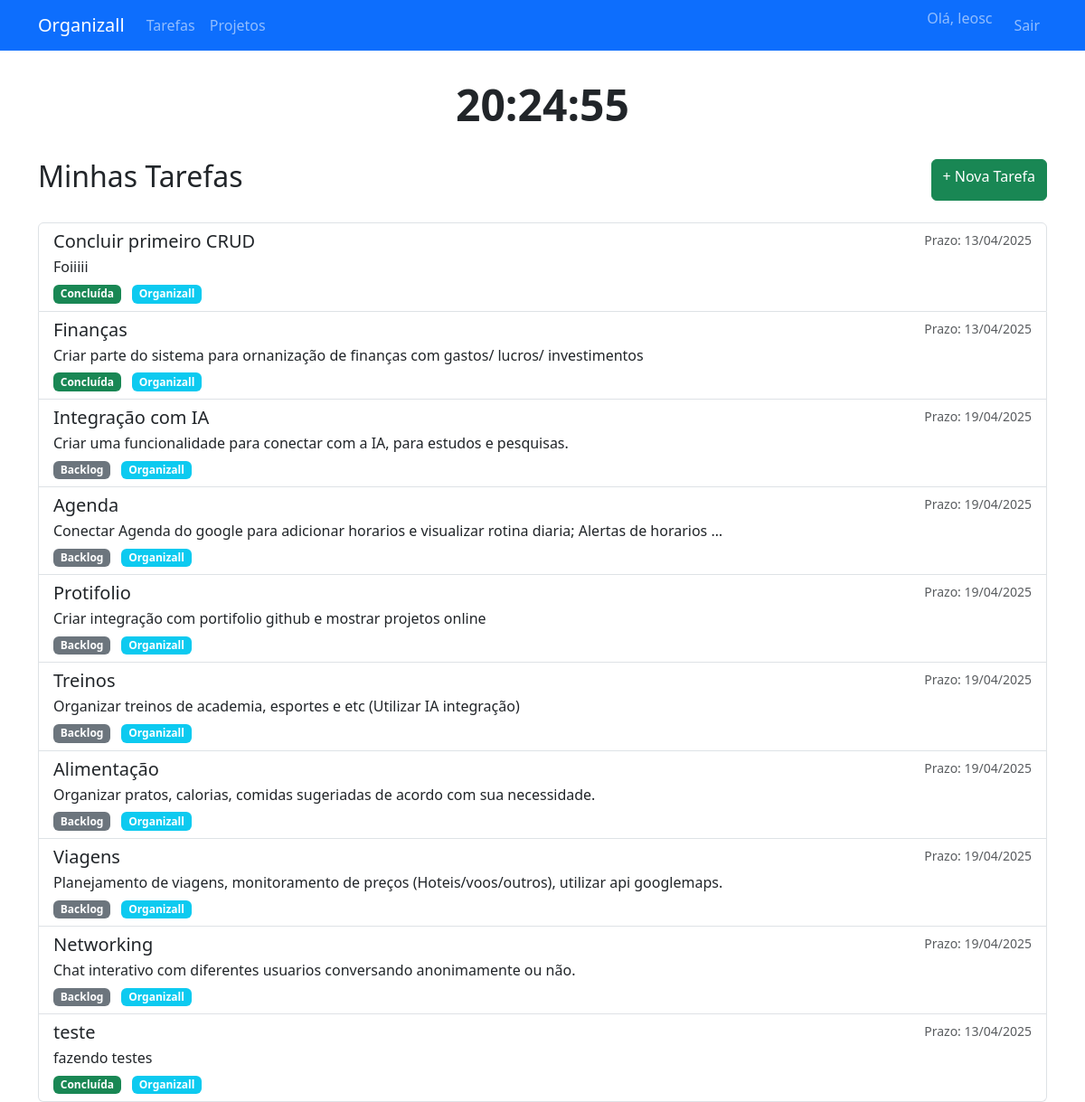
Page /tasks/ (signed in) on the committed database.
### organizer/models.py (models this page shows, shortened)
class Task(models.Model):
    STATUS_CHOICES = [
        ('backlog', 'Backlog'),
        ('doing', 'Em Progresso'),
        ('done', 'Concluída'),
    ]
    title = models.CharField(max_length=200)
    description = models.TextField()
    due_date = models.DateField()
    status = models.CharField(max_length=20, choices=STATUS_CHOICES, default='backlog')
    project = models.ForeignKey(Project, on_delete=models.CASCADE, null=True, blank=True)
    owner = models.ForeignKey(User, on_delete=models.CASCADE)
    def get_status_color(self):
        colors = {
            'backlog': 'secondary',
            'doing': 'warning',
            'done': 'success'
        }
        return colors.get(self.status, 'info')

class Project(models.Model):
    name = models.CharField(max_length=100)
    description = models.TextField()
    start_date = models.DateField()
    end_date = models.DateField()
    owner = models.ForeignKey(User, on_delete=models.CASCADE)

### organizer/views.py (the view)
# urls.py: path('tasks/', views.task_list, name='task-list'),
@login_required
def task_list(request):
    tasks = Task.objects.filter(owner=request.user)
    return render(request, 'organizer/tasks_pages/task_list.html', {'tasks': tasks})

### templates/organizer/tasks_pages/task_list.html
{% extends "organizer/base.html" %}
{% block content %}
<div class="d-flex justify-content-between mb-4">
    <h2>Minhas Tarefas</h2>
    <a href="{% url 'task-create' %}" class="btn btn-success">+ Nova Tarefa</a>
</div>
<div class="list-group">
    {% for task in tasks %}
    <a href="{% url 'task-detail' task.pk %}" class="list-group-item list-group-item-action">
        <div class="d-flex w-100 justify-content-between">
            <h5 class="mb-1">{{ task.title }}</h5>
            <small class="text-muted">Prazo: {{ task.due_date|date:"d/m/Y" }}</small>
        </div>
        <p class="mb-1">{{ task.description|truncatechars:100 }}</p>
        <span class="badge bg-{{ task.get_status_color }}">{{ task.get_status_display }}</span>
        {% if task.project %}
        <span class="badge bg-info ms-2">{{ task.project.name }}</span>
        {% endif %}
    </a>
    {% empty %}
    <div class="alert alert-info">Nenhuma tarefa cadastrada ainda.</div>
    {% endfor %}
</div>
{% endblock %}

### templates/includes/navbar.html (shortened to what this page needs)
<nav class="navbar navbar-expand-lg navbar-dark bg-primary mb-4">
    <div class="container">
        <a class="navbar-brand" href="{% url 'dashboard' %}">Organizall</a>
        <div class="collapse navbar-collapse" id="navbarNav">
            <ul class="navbar-nav me-auto">
                <li class="nav-item">
                    <a class="nav-link" href="{% url 'task-list' %}">Tarefas</a>
                </li>
                <li class="nav-item">
                    <a class="nav-link" href="{% url 'project-list' %}">Projetos</a>
                </li>
            </ul>
            <ul class="navbar-nav">
                <li class="nav-item">
                    <span class="navbar-text me-3">Olá, {{ request.user.username }}</span>
                </li>
                <li class="nav-item">
                    <a class="nav-link" href="{% url 'logout' %}">Sair</a>
                </li>
            </ul>
        </div>
    </div>
</nav>

### rows in the picture
Task: title "Concluir primeiro CRUD", due_date "13/04/2025", description "Foiiiii", status "Concluída", project.name "Organizall"
Task: title "Finanças", due_date "13/04/2025", description "Criar parte do sistema para ornanização de finanças com gastos/ lucros/ investimentos", status "Concluída", project.name "Organizall"
Task: title "Integração com IA", due_date "19/04/2025", description "Criar uma funcionalidade para conectar com a IA, para estudos e pesquisas.", status "Backlog", project.name "Organizall"
Task: title "Agenda", due_date "19/04/2025", description "Conectar Agenda do google para adicionar horarios e visualizar rotina diaria; Alertas de horarios …", status "Backlog", project.name "Organizall"
Task: title "Protifolio", due_date "19/04/2025", description "Criar integração com portifolio github e mostrar projetos online", status "Backlog", project.name "Organizall"
Task: title "Treinos", due_date "19/04/2025", description "Organizar treinos de academia, esportes e etc (Utilizar IA integração)", status "Backlog", project.name "Organizall"
Task: title "Alimentação", due_date "19/04/2025", description "Organizar pratos, calorias, comidas sugeriadas de acordo com sua necessidade.", status "Backlog", project.name "Organizall"
Task: title "Viagens", due_date "19/04/2025", description "Planejamento de viagens, monitoramento de preços (Hoteis/voos/outros), utilizar api googlemaps.", status "Backlog", project.name "Organizall"
Task: title "Networking", due_date "19/04/2025", description "Chat interativo com diferentes usuarios conversando anonimamente ou não.", status "Backlog", project.name "Organizall"
Task: title "teste", due_date "13/04/2025", description "fazendo testes", status "Concluída", project.name "Organizall"

### other values in the picture
{{ request.user.username }} "leosc"
